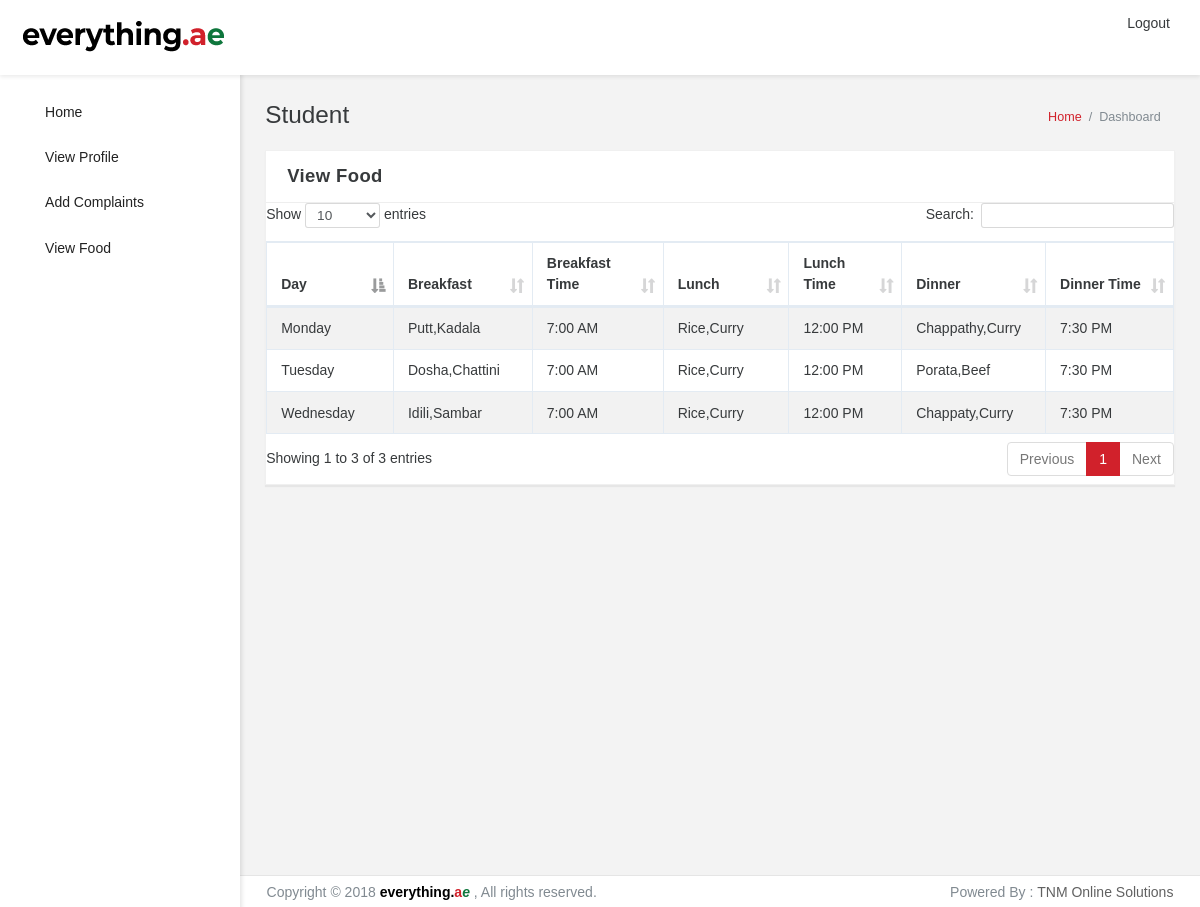
Screenshot of /index.php/viewfood with the database file from the repository.
### tables this page shows
CREATE TABLE `addfood_tb` (
  `id` int(11) NOT NULL,
  `day` varchar(40) NOT NULL,
  `breakfast` varchar(50) NOT NULL,
  `btime` varchar(30) NOT NULL,
  `lunch` varchar(50) NOT NULL,
  `ltime` varchar(30) NOT NULL,
  `dinner` varchar(30) NOT NULL,
  `dtime` varchar(100) NOT NULL
);

### application/controllers/Viewfood.php (called while the page is built, shortened)
<?php
class Viewfood extends CI_Controller
{
	public function index()
	{
		$data['details']=$this->Viewprofilemodel->view();
		$data['details1']=$this->Insertfood->view1();
		$this->load->view('student/viewfood',$data);
	}
}
?>

### index.php (called while the page is built, shortened)
<?php
require_once BASEPATH.'core/CodeIgniter.php';

### application/models/Insertfood.php (called while the page is built, shortened)
<?php
class Insertfood extends CI_Model
{
	public function view1()
	{
		$this->db->select('*')->from('addfood_tb');
		$query=$this->db->get();
		return $query->result();
	}
}

### application/views/student/viewfood.php (the view, shortened to what this page needs)
<!DOCTYPE html>
<html lang="en" data-textdirection="ltr" class="loading">
<head>
<link rel="stylesheet" type="text/css" href="<?=base_url('assets/css/bootstrap.css')?>">
<link rel="stylesheet" type="text/css" href="<?=base_url('assets/fonts/icomoon.css')?>">
<link rel="stylesheet" type="text/css" href="<?=base_url('assets/fonts/font-awesome.min.css')?>">
<link rel="stylesheet" type="text/css" href="<?=base_url('assets/fonts/flag-icon-css/css/flag-icon.min.css')?>">
<link rel="stylesheet" type="text/css" href="<?=base_url('assets/css/pace.css')?>">
<link rel="stylesheet" type="text/css" href="<?=base_url('assets/css/bootstrap-extended.css')?>">
<link rel="stylesheet" type="text/css" href="<?=base_url('assets/css/app.css')?>">
<link rel="stylesheet" type="text/css" href="<?=base_url('assets/css/colors.css')?>">
<link rel="stylesheet" type="text/css" href="<?=base_url('assets/css/summernote.css')?>">
<link rel="stylesheet" type="text/css" href="<?=base_url('assets/css/select2.min.css')?>">
<link rel="stylesheet" type="text/css" href="<?=base_url('assets/css/vertical-menu.css')?>">
<link rel="stylesheet" type="text/css" href="<?=base_url('assets/css/vertical-overlay-menu.css')?>">
<link rel="stylesheet" type="text/css" href="<?=base_url('assets/css/datatables.bootstrap.min.css')?>">
<link rel="stylesheet" type="text/css" href="<?=base_url('assets/css/bootstrap-switch.css')?>">
<link rel="stylesheet" type="text/css" href="<?=base_url('assets/css/style.css')?>">
<link rel="stylesheet" href="<?=base_url('assets/css/bootstrap-datepicker3.min.css')?>">
<link href="<?=base_url('assets/css/jquerysctipttop.css" rel="stylesheet" type="text/css')?>">
<link href="<?=base_url('assets/css/mdtimepicker.css" rel="stylesheet" type="text/css')?>">
</head>
<body data-open="click" data-menu="vertical-menu" data-col="2-columns" class="vertical-layout vertical-menu 2-columns fixed-navbar">
	<nav class="header-navbar navbar navbar-with-menu navbar-fixed-top navbar-light navbar-shadow">
		<div class="navbar-wrapper">
			<div class="navbar-header">
				<ul class="nav navbar-nav">
					<li class="nav-item">
					<a href="index.html" class="navbar-brand nav-link">
					<img alt="branding logo" src="<?=base_url('assets/images/logo/robust-logo-light.png')?>" data-expand="<?=base_url('assets/images/logo/robust-logo-light.png')?>" data-collapse="<?=base_url('assets/images/logo/robust-logo-small.png')?>" class="brand-logo">
					</a>
					</li>
				</ul>
			</div>
			<div class="navbar-container content container-fluid">
				<div id="navbar-mobile" class="collapse navbar-toggleable-sm">
					<ul class="nav navbar-nav">
						<li class="nav-item hidden-sm-down"><a class="nav-link nav-menu-main menu-toggle hidden-xs"><i class="icon-menu5"></i></a></li>
					</ul>
					<ul class="nav navbar-nav float-xs-right">
						<a href="<?=base_url('Slogincontrol/logout')?>" class="dropdown-item"><i class="icon-power3"></i> Logout</a>
						</div>
				</div>
			</div>
	</nav>
	<div data-scroll-to-active="true" class="main-menu menu-fixed menu-light menu-accordion menu-shadow">
		<div class="main-menu-header">
		</div>
		<div class="main-menu-content">
			<ul id="main-menu-navigation" data-menu="menu-navigation" class="navigation navigation-main">
						<li class=" nav-item"><a href="<?=base_url('Shomecontrol')?>"><i class="icon-home3"></i><span data-i18n="nav.dash.main" class="menu-title">Home</span></a>
				</li>
				<li class=" nav-item"><a href="<?=base_url('Viewprofile')?>"><i class="icon-equalizer"></i><span data-i18n="nav.components.main" class="menu-title">View Profile</span></a></li>
				<li class=" nav-item"><a href="<?=base_url('AddScomplaints')?>"><i class="icon-pen2"></i><span data-i18n="nav.icons.main" class="menu-title">Add Complaints</span></a>
				</li>
				<li class=" nav-item"><a href="<?=base_url('Viewfood')?>"><i class="icon-bullhorn2"></i><span data-i18n="nav.form_layouts.form_layout_basic" class="menu-title">View Food</span></a>
				</li>
			</ul>
		</div>
	</div>
<div class="app-content content container-fluid">
	<div class="content-wrapper">
		<div class="content-header row">
			<div class="content-header-left col-md-6 col-xs-12 mb-1">
				<h2 class="content-header-title">Student</h2>
			</div>
			<div class="content-header-right breadcrumbs-right breadcrumbs-top col-md-6 col-xs-12">
				<div class="breadcrumb-wrapper col-xs-12">
					<ol class="breadcrumb">
						<li class="breadcrumb-item"><a href="index.html">Home</a></li>
						<li class="breadcrumb-item active">Dashboard</li>
					</ol>
				</div>
			</div>
		</div>
		<div class="content-body">
			<section id="basic-form-layouts">
				<div class="row match-height">
					<div class="col-xs-12">
						<div class="card">
							<div class="card-header">
								<h4 class="card-title" id="basic-layout-form">View Food</h4>
								<div class="heading-elements">
								<ul class="list-inline mb-0">
									<li><a data-action="collapse"><i class="icon-minus4"></i></a></li>
									<li><a data-action="reload"><i class="icon-reload"></i></a></li>
									<li><a data-action="expand"><i class="icon-expand2"></i></a></li>
									<li><a data-action="close"><i class="icon-cross2"></i></a></li>
								</ul>
								</div>
							</div>
									<div class="responsive-table">
										<div id="datatables-example_wrapper" class="dataTables_wrapper form-inline dt-bootstrap no-footer">
											<div class="row">
												<div class="col-sm-12" style="overflow-x: auto;">
													<table id="datatables-example" class="table table-striped table-bordered dataTable no-footer" width="100%" cellspacing="0" role="grid" aria-describedby="datatables-example_info" style="width: 100%;">
														<thead>
															<tr role="row">
																<th class="sorting_asc" tabindex="0" aria-controls="datatables-example" rowspan="1" colspan="1" aria-sort="ascending" aria-label="Name: activate to sort column descending" style="width: 130px;">Day</th>
																<th class="sorting" tabindex="0" aria-controls="datatables-example" rowspan="1" colspan="1" aria-label="Position: activate to sort column ascending" style="width: 130px;">Breakfast</th>
																<th class="sorting" tabindex="0" aria-controls="datatables-example" rowspan="1" colspan="1" aria-label="Office: activate to sort column ascending" style="width: 130px;">Breakfast Time</th>
																<th class="sorting" tabindex="0" aria-controls="datatables-example" rowspan="1" colspan="1" aria-label="Age: activate to sort column ascending" style="width: 142px;">Lunch</th>
																<th class="sorting" tabindex="0" aria-controls="datatables-example" rowspan="1" colspan="1" aria-label="Start date: activate to sort column ascending" style="width: 119px;">Lunch Time</th>
																<th class="sorting" tabindex="0" aria-controls="datatables-example" rowspan="1" colspan="1" aria-label="Start date: activate to sort column ascending" style="width: 119px;">Dinner</th>
																<th class="sorting" tabindex="0" aria-controls="datatables-example" rowspan="1" colspan="1" aria-label="Start date: activate to sort column ascending" style="width: 159px;">Dinner Time</th>
															</tr>
														</thead>
														<tbody>
															<?php foreach ($details1 as $key =>$value)
																{
															?>
															<tr role="row" class="odd">
																	<td class="sorting_1"><?= $value->day?></td>
																<td><?= $value->breakfast?></td>
																<td><?= $value->btime?></td>
																<td><?= $value->lunch?></td>
																<td><?= $value->ltime?></td>
																<td><?= $value->dinner?></td>
																<td><?= $value->dtime?></td>
															</tr>
															<?php
																}
															?>
														</tbody>
													</table>
												</div>
											</div>
										</div>
									</div>
								</div>
							</div>
						</div>
					</div>
				</div>
		</div>
<footer class="footer footer-static footer-light navbar-border">
<p class="clearfix text-muted text-sm-center mb-0 px-2">
	<span class="float-md-left d-xs-block d-md-inline-block">Copyright  &copy; 2018 <a href="" target="_blank" class="text-bold-700 black footer_logo">everything.<span>a</span><i>e</i> </a>, All rights reserved. </span>
	<span class="float-md-right d-xs-block d-md-inline-block">Powered By : <a href="http://tnmonlinesolutions.com/" target="_blank" class="text-bold-500 grey darken-2">TNM Online Solutions </a></span></p>
</footer>
</body>
</html>

### assets/css/app.css (style rules this page uses)
@media (max-width: 1366px) { html { font-size: 14px; } }
html { height: 100%; }
html body { height: 100%; background-color: #F3F3F3; direction: ltr; }
html body.fixed-navbar { padding-top: 75px; }
html body .content { padding: 0; transition: 300ms ease all; backface-visibility: hidden; }
html body .content .content-wrapper { padding: 1.8rem; min-height: 100vh; }
html body .content .content-wrapper .content-header-right { margin-top: 6px; }
*, *:hover, *:focus { outline: none !important; }
*, *::before, *::after { box-sizing: border-box; -moz-box-sizing: border-box; -ms-box-sizing: border-box; -o-box-sizing: border-box; -webkit-box-sizing: border-box; }
footer.footer { padding: 0.4rem; }
footer.navbar-border { border-top: 1px solid rgba(0, 0, 0, 0.1); }
footer.footer-light { background: #FFFFFF; }
.main-menu { z-index: 1000; position: absolute; display: table-cell; }
.main-menu.menu-light { color: #222222; background: #FFFFFF; }
.main-menu.menu-light .main-menu-header { padding: 10px; }
.main-menu.menu-light .navigation { background: #FFFFFF; }
.main-menu.menu-light .navigation li a { color: #222222; }
.main-menu.menu-light .navigation > li { padding: 0; }
.main-menu.menu-light .navigation > li > a { padding: 10px 20px; }
.main-menu.menu-light .navigation > li > a i { position: relative; top: 3px; }
.main-menu.menu-fixed { position: fixed; height: 100%; top: 70px; height: calc(100% - 4rem); }
.main-menu.menu-shadow { box-shadow: 2px 2px 4px rgba(0, 0, 0, 0.1); }
.main-menu .main-menu-content { height: 100%; position: relative; }
.main-menu ul { list-style: none; margin: 0; padding: 0; }
.main-menu ul.navigation-main { overflow-x: hidden; }
.main-menu a { outline: none; }
.navigation { font-size: 1rem; overflow-y: hidden; padding-bottom: 20px; }
.navigation li { position: relative; white-space: nowrap; }
.navigation li a { display: block; text-overflow: ellipsis; overflow: hidden; }
.ps-container { -ms-touch-action: none; touch-action: none; overflow: hidden !important; -ms-overflow-style: none; }
.ps-theme-dark { -ms-touch-action: none; touch-action: none; overflow: hidden !important; -ms-overflow-style: none; }
@media screen and (min-width: 0px) { body:after { content: "xs - min-width: 0px"; } }
@media screen and (min-width: 544px) { body:after { content: "sm - min-width: 544px"; } }
@media screen and (min-width: 768px) { body:after { content: "md - min-width: 768px"; } }
@media screen and (min-width: 992px) { body:after { content: "lg - min-width: 992px"; } }
@media screen and (min-width: 1200px) { body:after { content: "xl - min-width: 1200px"; } }
body:after { display: none; }

### assets/css/vertical-menu.css (style rules this page uses)
body.vertical-layout.vertical-menu.menu-expanded .navbar .navbar-header { float: left; width: 240px; }
body.vertical-layout.vertical-menu.menu-expanded .navbar .navbar-container { margin-left: 240px; }
body.vertical-layout.vertical-menu.menu-expanded .main-menu { width: 240px; transition: 300ms ease all; backface-visibility: hidden; }
body.vertical-layout.vertical-menu.menu-expanded .main-menu .navigation > li > a > i { margin-right: 12px; float: left; }
body.vertical-layout.vertical-menu.menu-expanded .main-menu .navigation > li > a > i:before { font-size: 1.2rem; }
body.vertical-layout.vertical-menu.menu-expanded .main-menu .navigation > li > a > span { display: inline-block; font-weight: 500; }
body.vertical-layout.vertical-menu.menu-expanded .content, body.vertical-layout.vertical-menu.menu-expanded .footer { margin-left: 240px; }
@media (min-width: 992px) { body.vertical-layout.vertical-menu .main-menu { width: 240px; } }
@media (min-width: 992px) { body.vertical-layout.vertical-menu .navbar .navbar-header { width: 240px; } }
@media (min-width: 992px) { body.vertical-layout.vertical-menu .content, body.vertical-layout.vertical-menu .footer { margin-left: 240px; } }

### assets/css/style.css (style rules this page uses)
body { font-family: 'Montserrat', sans-serif !important; }
.footer_logo span { color: #d1212b !important; }
.footer_logo i { color: #0e763c !important; }

### rows the page displays
addfood_tb: day "Monday", breakfast "Putt,Kadala", btime "7:00 AM", lunch "Rice,Curry", ltime "12:00 PM", dinner "Chappathy,Curry", dtime "7:30 PM"
addfood_tb: day "Tuesday", breakfast "Dosha,Chattini", btime "7:00 AM", lunch "Rice,Curry", ltime "12:00 PM", dinner "Porata,Beef", dtime "7:30 PM"
addfood_tb: day "Wednesday", breakfast "Idili,Sambar", btime "7:00 AM", lunch "Rice,Curry", ltime "12:00 PM", dinner "Chappaty,Curry", dtime "7:30 PM"
